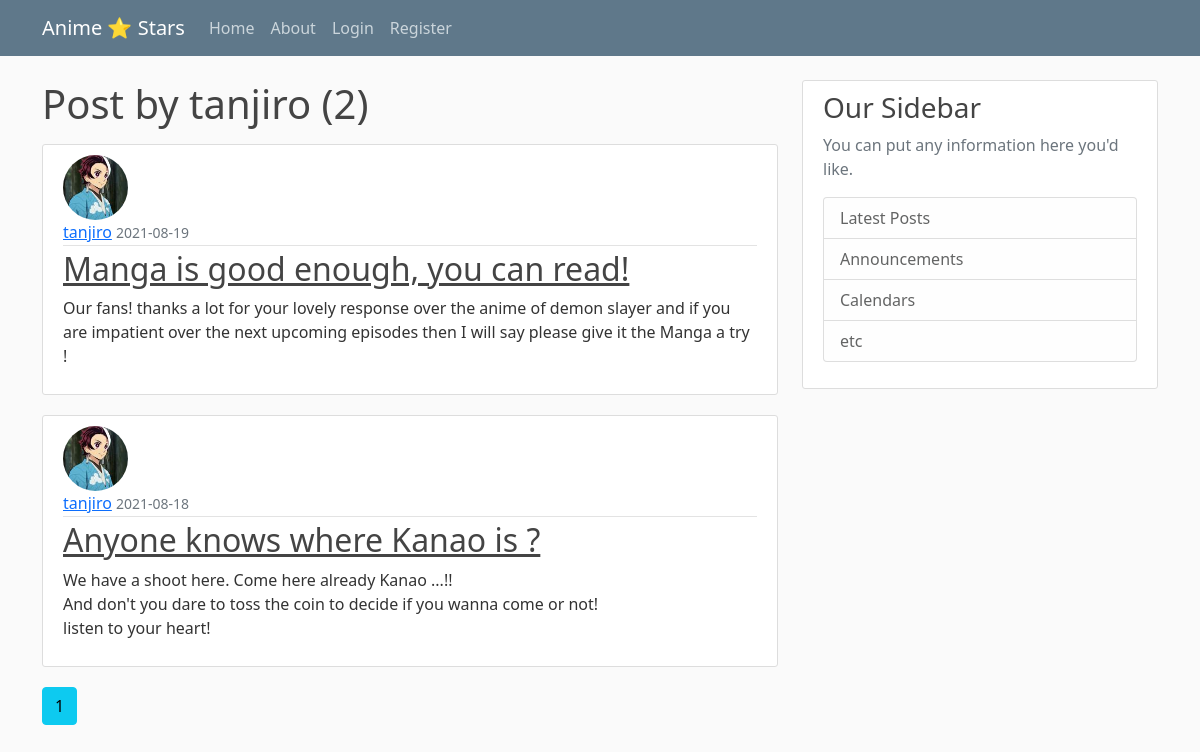
Screenshot of /user/tanjiro with the database file from the repository.
### main/models.py (models this page shows, shortened)
class User(db.Model, UserMixin):
    id = db.Column(db.Integer, primary_key=True)
    username = db.Column(db.String(20), unique=True, nullable=False)
    email = db.Column(db.String(120), unique=True, nullable=False)
    image_file = db.Column(db.String(20), nullable=False, default='default.jpg')
    password = db.Column(db.String(60), nullable=False)
    posts = db.relationship('Post', backref='author', lazy=True)

class Post(db.Model):
    id = db.Column(db.Integer, primary_key=True)
    title = db.Column(db.String(100), nullable=False)
    date_posted = db.Column(db.DateTime, nullable=True, default=datetime.utcnow)
    content = db.Column(db.Text, nullable=False)
    user_id = db.Column(db.Integer, db.ForeignKey('user.id'), nullable=False)

### main/users/routes.py (the view)
@users.route("/user/<string:username>")
def user_post(username):
    page = request.args.get('page', 1, type=int)
    user = User.query.filter_by(username=username).first_or_404()
    posts = Post.query.filter_by(author=user) \
        .order_by(Post.date_posted.desc()) \
        .paginate(page=page, per_page=4)
    return render_template('user_post.html', posts=posts, user=user)

### main/templates/user_post.html
{% extends "layout.html" %}
{% block content %}
    <h1 class="mb-3">Post by {{user.username}} ({{ posts.total }})</h1>
    {% for post in posts.items %}
       <article class="media content-section">
          <img class="rounded-circle article-img" src="{{ url_for('static', filename='profile_pics/' + post.author.image_file) }}">
          <div class="media-body">
            <div class="article-metadata">
              <a class="mr-2" href="{{ url_for('users.user_post', username=post.author.username) }}">{{ post.author.username }}</a>
              <small class="text-muted">{{ post.date_posted.strftime('%Y-%m-%d') }}</small>
            </div>
            <h2><a class="article-title" href="{{ url_for('posts.post', post_id=post.id) }}">{{ post.title }}</a></h2>
            <p class="article-content">{{ post.content }}</p>
          </div>
       </article>
    {% endfor %}
    {% for page_num in posts.iter_pages(left_edge=1, right_edge=1, left_current=1, right_current=2) %}
        {% if page_num %}
          {% if posts.page == page_num %}
             <a class="btn btn-info mb-4" href="{{ url_for('users.user_post', username=user.username, page=page_num) }}">{{ page_num }}</a>
          {% else %}
             <a class="btn btn-outline-info mb-4" href="{{ url_for('users.user_post', username=user.username, page=page_num) }}">{{ page_num }}</a>
          {% endif %}
        {% else %}
            ...
        {% endif %}
    {% endfor %}
{% endblock content %}

### main/static/main.css (style rules this page uses)
body { background: #fafafa; color: #333333; margin-top: 5rem; }
h1, h2, h3, h4, h5, h6 { color: #444444; }
.content-section { background: #ffffff; padding: 10px 20px; border: 1px solid #dddddd; border-radius: 3px; margin-bottom: 20px; }
.article-title { color: #444444; }
.article-content { white-space: pre-line; }
.article-img { height: 65px; width: 65px; margin-right: 16px; }
.article-metadata { padding-bottom: 1px; margin-bottom: 4px; border-bottom: 1px solid #e3e3e3 }

### rows the page displays
User: username "tanjiro"
Post: image_file (picture), author.username "tanjiro", date_posted "2021-08-19", title "Manga is good enough, you can read!", content "Our fans! thanks a lot for your lovely response over the anime of demon slayer and if you are impatient over the next upcoming episodes then I will say please give it the Manga a try !"
Post: image_file (picture), author.username "tanjiro", date_posted "2021-08-18", title "Anyone knows where Kanao is ?", content "We have a shoot here. Come here already Kanao ...!! And don't you dare to toss the coin to decide if you wanna come or not! listen to your heart!"

### other values shown
{{ posts.total }} "2"
{{ page_num }} "1"
